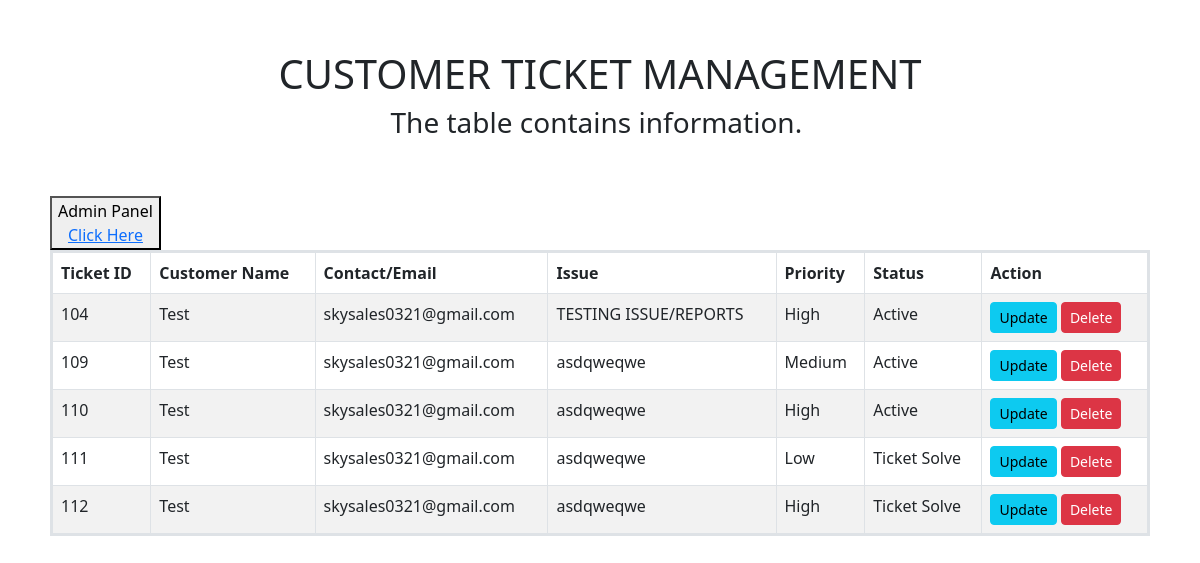
Page /php/table_data.php on the committed database.
### tables this page shows
CREATE TABLE IF NOT EXISTS `ticket` (
  `Ticketid` int(11) NOT NULL AUTO_INCREMENT,
  `customer` varchar(255) NOT NULL,
  `email` varchar(255) NOT NULL,
  `issue` varchar(255) NOT NULL,
  `priority` varchar(255) NOT NULL,
  `status` varchar(50) NOT NULL,
  PRIMARY KEY (`Ticketid`)
);

### php/table_data.php (the view, shortened to what this page needs)
<?php
$host = "localhost";
$username = "root";
$pass = "";
$database = "tickets";
$con = new mysqli($host, $username, $pass, $database);
$sql = "SELECT * FROM ticket";
$player = $con->query($sql) or die ($con->error);
$row = $player->fetch_assoc();
?>
<!DOCTYPE html>
<html lang="en">
<head>
    <link rel="stylesheet" href="https://cdn.jsdelivr.net/npm/bootstrap@5.2.1/dist/css/bootstrap.min.css">
    <link rel="stylesheet" href="/css/admin.css">
</head>
<body style="margin: 50px;">
    <center>
        <h1>CUSTOMER TICKET MANAGEMENT</h1>
        <h3>
            <?php
                if ($result = $con->query("SELECT * FROM `ticket` LIMIT 1"))
                {
                    if ($obj = $result->fetch_object())
                    {
                        echo "The table contains information. ";
                    }
                    else
                    {
                        echo "[ERROR CATCHING] There is no data to show. ";
                    }
                }
            ?>
        </h3>
    </center>
    <br/>
    <br/>
    <button>Admin Panel
        <br>
        <a href="/html/adminPanel.html">Click Here</a>
    </button>
    <table class="table table-hover table-bordered table-striped">
        <thead>
        <tr>
            <th>Ticket ID</th>
            <th>Customer Name</th>
            <th>Contact/Email</th>
            <th>Issue</th>
            <th>Priority</th>
            <th>Status</th>
            <th>Action</th>
        </tr>
        </thead>
        <tbody>
            <?php do{ ?>
                <tr>
                    <td><?php echo $row["Ticketid"]; ?></td>
                    <td><?php echo $row["customer"]; ?></td>
                    <td><?php echo $row["email"]; ?></td>
                    <td><?php echo $row["issue"]; ?></td>
                    <td><?php echo $row["priority"]; ?></td>
                    <td><?php echo $row["status"]; ?></td>
                    <td>
                        <a class='btn btn-info btn-sm' href="#myForm" onclick="openForm()">Update</a>
                        <a class='btn btn-danger btn-sm' href="/php/delete.php?Ticketid=<?php echo $row["Ticketid"]; ?>">Delete</a>
                    </td>
                </tr>
            <?php }while($row = $player->fetch_assoc()); ?>
        </tbody>
    </table>
</body>
</html>

### css/admin.css (style rules this page uses)
table { border: 3px solid; }

### rows in the picture
ticket: Ticketid "104", customer "Test", email "skysales0321@gmail.com", issue "TESTING ISSUE/REPORTS", priority "High", status "Active"
ticket: Ticketid "109", customer "Test", email "skysales0321@gmail.com", issue "asdqweqwe", priority "Medium", status "Active"
ticket: Ticketid "110", customer "Test", email "skysales0321@gmail.com", issue "asdqweqwe", priority "High", status "Active"
ticket: Ticketid "111", customer "Test", email "skysales0321@gmail.com", issue "asdqweqwe", priority "Low", status "Ticket Solve"
ticket: Ticketid "112", customer "Test", email "skysales0321@gmail.com", issue "asdqweqwe", priority "High", status "Ticket Solve"
